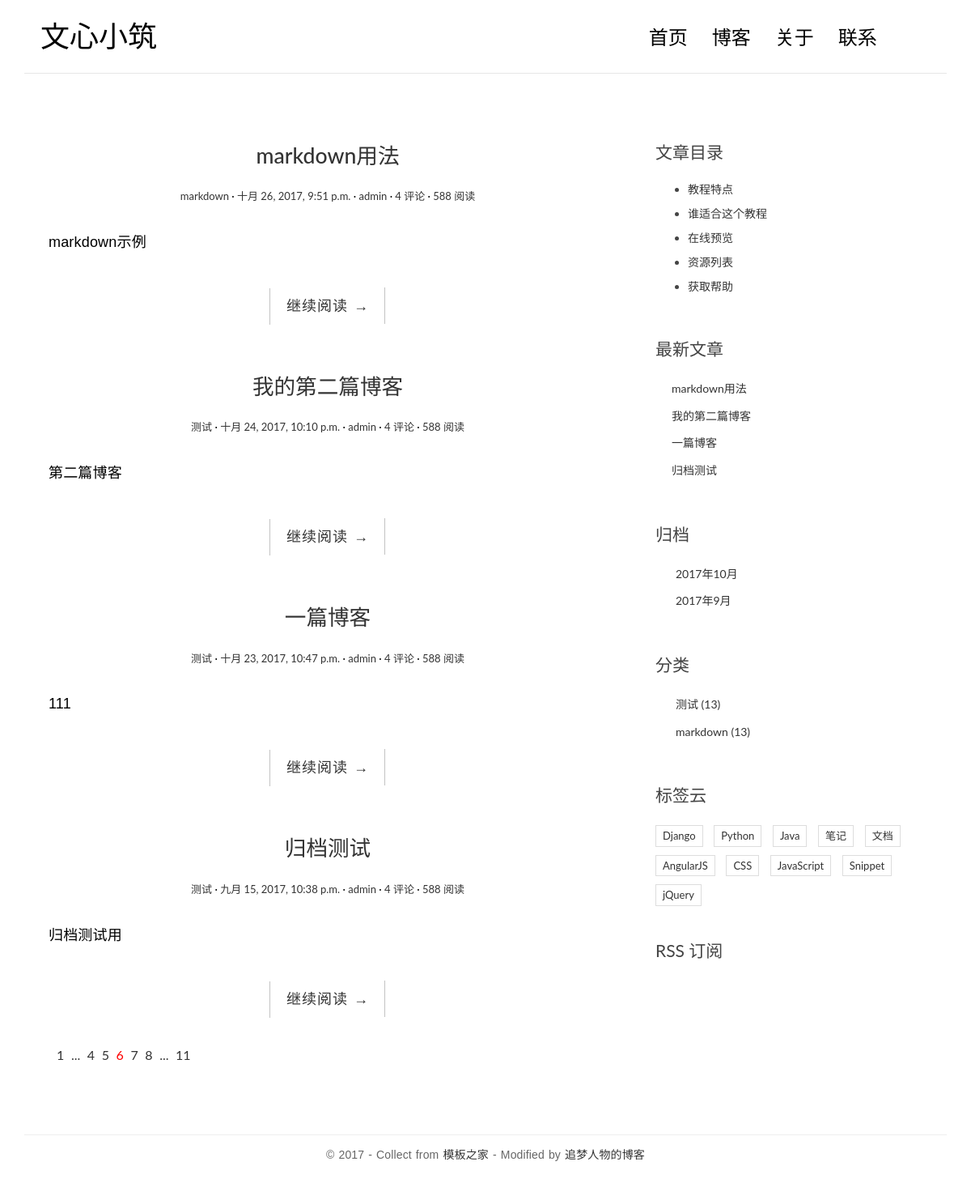
The page / on the database its author committed.
### blog/models.py (models this page shows, shortened)
@python_2_unicode_compatible
class Post(models.Model):
    title = models.CharField(max_length=70)
    body = models.TextField()
    created_time = models.DateTimeField()
    modified_time = models.DateTimeField()
    excerpt = models.CharField(max_length=200, blank=True)
    category = models.ForeignKey(Category)
    tags = models.ManyToManyField(Tag, blank=True)
    author = models.ForeignKey(User)
    def get_absolute_url(self):
        return reverse('blog:detail', kwargs={'pk': self.pk})

@python_2_unicode_compatible
class Category(models.Model):
    name = models.CharField(max_length=100)

### blog/views.py (the view)
# urls.py: url(r'^$', views.index, name='index'),
def index(request):
    post_list = Post.objects.all().order_by('-created_time')
    return render(request, 'blog/index.html', context={'post_list': post_list})

### blog/templatetags/blog_tags.py (called while the page is built)
@register.simple_tag
def get_recent_posts(num=6):
	return Post.objects.all().order_by('-created_time')[:num]

@register.simple_tag
def archives():
	return Post.objects.dates('created_time','month',order='DESC')

@register.simple_tag
def get_categorys():
	return Category.objects.all()

### templates/blog/index.html
{% extends "base.html" %}
{% block main %}
	{% for post in post_list %}
		<article class="post post-{{post.pk}}">
		 <header class="entry-header">
                <h1 class="entry-title">
                    <a href="{{ post.get_absolute_url }}">{{ post.title }}</a>
                </h1>
                <div class="entry-meta">
                    <span class="post-category"><a href="#">{{ post.category.name }}</a></span>
                    <span class="post-date"><a href="#"><time class="entry-date"
                                                              datetime="{{ post.created_time }}">{{ post.created_time }}</time></a></span>
                    <span class="post-author"><a href="#">{{ post.author }}</a></span>
                    <span class="comments-link"><a href="#">4 评论</a></span>
                    <span class="views-count"><a href="#">588 阅读</a></span>
                </div>
            </header>
            <div class="entry-content clearfix">
                <p>{{ post.excerpt }}</p>
                <div class="read-more cl-effect-14">
                    <a href="{{ post.get_absolute_url }}" class="more-link">继续阅读 <span class="meta-nav">→</span></a>
                </div>
            </div>
        </article>
    {% empty %}
        <div class="no-post">暂时还没有发布的文章！</div>
    {% endfor %}
    <div class="pagination">
        <ul>
            <li><a href="">1</a></li>
            <li><a href="">...</a></li>
            <li><a href="">4</a></li>
            <li><a href="">5</a></li>
            <li class="current"><a href="">6</a></li>
            <li><a href="">7</a></li>
            <li><a href="">8</a></li>
            <li><a href="">...</a></li>
            <li><a href="">11</a></li>
        </ul>
    </div>
{% endblock main %}

### templates/base.html (shortened to what this page needs)
<!DOCTYPE html>
{% load staticfiles %}
{% load blog_tags %}
<html>
<head>
    <link rel="stylesheet" href="{% static 'blog/css/bootstrap.min.css' %}">
    <link rel="stylesheet" href="http://code.ionicframework.com/ionicons/2.0.1/css/ionicons.min.css">
    <link rel="stylesheet" href="{% static 'blog/css/pace.css' %}">
    <link rel="stylesheet" href="{% static 'blog/css/custom.css' %}">
	<link rel="stylesheet" href="{% static 'blog/css/highlights/github.css' %}">
</head>
<body id="single">
<div class="container">
    <header id="site-header">
        <div class="row">
            <div class="col-md-4 col-sm-5 col-xs-8">
                <div class="logo">
                    <h1><a href="index.html">文心小筑</a></h1>
                </div>
            </div>
            <div class="col-md-8 col-sm-7 col-xs-4">
                <nav class="main-nav" role="navigation">
                    <div class="collapse navbar-collapse" id="bs-example-navbar-collapse-1">
                        <ul class="nav navbar-nav navbar-right">
                            <li class="cl-effect-11"><a href="index.html" data-hover="首页">首页</a></li>
                            <li class="cl-effect-11"><a href="full-width.html" data-hover="博客">博客</a></li>
                            <li class="cl-effect-11"><a href="about.html" data-hover="关于">关于</a></li>
                            <li class="cl-effect-11"><a href="contact.html" data-hover="联系">联系</a></li>
                        </ul>
                    </div>
                </nav>
            </div>
        </div>
    </header>
</div>
<div class="content-body">
    <div class="container">
        <div class="row">
            <main class="col-md-8">
				{% block main %}
				{%endblock main %}
			</main>
            <aside class="col-md-4">
                <div class="widget widget-content">
                    <h3 class="widget-title">文章目录</h3>
                    <ul>
                        <li>
                            <a href="#">教程特点</a>
                        </li>
                        <li>
                            <a href="#">谁适合这个教程</a>
                        </li>
                        <li>
                            <a href="#">在线预览</a>
                        </li>
                        <li>
                            <a href="#">资源列表</a>
                        </li>
                        <li>
                            <a href="#">获取帮助</a>
                        </li>
                    </ul>
                </div>
                <div class="widget widget-recent-posts">
                    <h3 class="widget-title">最新文章</h3>
					{% get_recent_posts as recent_post_list %}
                    <ul>
						{% for post in recent_post_list %}
                        <li>
                            <a href="{{post.get_absolute_url}}">{{post.title}}</a>
                        </li>
						{% empty %}
						暂无文章
						{% endfor %}
                    </ul>
                </div>
                <div class="widget widget-archives">
                    <h3 class="widget-title">归档</h3>
					{% archives as data_list %}
                    <ul>
						{% for date in data_list %}
                        <li>
                            <a href="{% url 'blog:archives' date.year date.month %}">{{date.year}}年{{date.month}}月</a>
                        </li>
						{% empty %}
						暂无归档
						{% endfor %}
                    </ul>
                </div>
                <div class="widget widget-category">
                    <h3 class="widget-title">分类</h3>
					{% get_categorys as category_list %}
                    <ul>
					{% for category in category_list %}
                        <li>
                            <a href="{% url 'blog:category' category.pk %}">{{category.name}} <span class="post-count">(13)</span></a>
                        </li>
					{% empty %}
					暂无分类
					{% endfor %}
                    </ul>
                </div>
                <div class="widget widget-tag-cloud">
                    <h3 class="widget-title">标签云</h3>
                    <ul>
                        <li>
                            <a href="#">Django</a>
                        </li>
                        <li>
                            <a href="#">Python</a>
                        </li>
                        <li>
                            <a href="#">Java</a>
                        </li>
                        <li>
                            <a href="#">笔记</a>
                        </li>
                        <li>
                            <a href="#">文档</a>
                        </li>
                        <li>
                            <a href="#">AngularJS</a>
                        </li>
                        <li>
                            <a href="#">CSS</a>
                        </li>
                        <li>
                            <a href="#">JavaScript</a>
                        </li>
                        <li>
                            <a href="#">Snippet</a>
                        </li>
                        <li>
                            <a href="#">jQuery</a>
                        </li>
                    </ul>
                </div>
                <div class="rss">
                    <a href=""> RSS 订阅</a>
                </div>
            </aside>
        </div>
    </div>
</div>
<footer id="site-footer">
    <div class="container">
        <div class="row">
            <div class="col-md-12">
                <p class="copyright">&copy 2017 - Collect from <a href="http://www.cssmoban.com/"
                                                                  target="_blank" title="模板之家">模板之家</a>
                    - Modified by <a href="http://zmrenwu.com/" title="网页模板" target="_blank">追梦人物的博客</a>
                </p>
            </div>
        </div>
    </div>
</footer>
</body>
</html>

### blog/static/blog/css/custom.css (style rules this page uses)
* { outline: none; }
h1, h2, h3, h4, h5, h6 { margin-top: 0; }
a { color: #333; }
body { color: #444; font-family: 'Lato', sans-serif; }
p { font-family: 'Ubuntu', sans-serif; font-weight: 400; word-spacing: 1px; letter-spacing: 0.01em; }
#single p, #page p { margin-bottom: 25px; }
#site-header { background-color: #FFF; padding: 25px 20px; margin-bottom: 40px; border-bottom: 1px solid #e7e7e7; }
.logo h1 a { color: #000; }
.logo h1 { margin: 0; font-family: 'Lato', sans-serif; font-weight: 300; }
.main-nav { margin-top: 11px; max-width: 95%; }
.main-nav a { color: #000000 !important; padding: 0 0 5px 0 !important; margin-right: 30px; font-family: 'Lato', sans-serif; font-weight: 300; font-size: 24px; }
.cl-effect-11 a { padding: 10px 0; color: #0972b4; text-shadow: none; }
.cl-effect-11 a::before { position: absolute; top: 0; left: 0; overflow: hidden; padding: 0 0 5px 0 !important; max-width: 0; border-bottom: 1px solid #000; color: #000; content: attr(data-hover); white-space: nowrap; -webkit-transition: max-width 0.5s; -moz-transition: max-width 0.5s; transition: max-width 0.5s; }
.content-body { padding-bottom: 4em; }
.post { background: #fff; padding: 30px 30px 0; }
.entry-title { text-align: center; font-size: 1.9em; margin-bottom: 20px; line-height: 1.6; padding: 10px 20px 0; }
.entry-meta { text-align: center; color: #DDDDDD; font-size: 13px; margin-bottom: 30px; }
.entry-content { font-size: 18px; line-height: 1.9; font-weight: 300; color: #000; }
.post-category::after, .post-date::after, .post-author::after, .comments-link::after { content: ' ·'; color: #000; }
.read-more { font-family: 'Ubuntu', sans-serif; font-weight: 400; word-spacing: 1px; letter-spacing: 0.01em; text-align: center; margin-top: 20px; }
.cl-effect-14 a { padding: 0 20px; height: 45px; line-height: 45px; position: relative; display: inline-block; margin: 15px 25px; letter-spacing: 1px; font-weight: 400; text-shadow: 0 0 1px rgba(255, 255, 255, 0.3); }
.cl-effect-14 a::before, .cl-effect-14 a::after { position: absolute; width: 45px; height: 1px; background: #C3C3C3; content: ''; -webkit-transition: all 0.3s; -moz-transition: all 0.3s; transition: all 0.3s; pointer-events: none; }
.cl-effect-14 a::before { top: 0; left: 0; -webkit-transform: rotate(90deg); -moz-transform: rotate(90deg); transform: rotate(90deg); -webkit-transform-origin: 0 0; -moz-transform-origin: 0 0; transform-origin: 0 0; }
.cl-effect-14 a::after { right: 0; bottom: 0; -webkit-transform: rotate(90deg); -moz-transform: rotate(90deg); transform: rotate(90deg); -webkit-transform-origin: 100% 0; -moz-transform-origin: 100% 0; transform-origin: 100% 0; }
.widget { background: #fff; padding: 30px 0 0; }
.widget-title { font-size: 1.5em; margin-bottom: 20px; line-height: 1.6; padding: 10px 0 0; font-weight: 400; }
.widget-recent-posts ul { padding: 0; margin: 0; padding-left: 20px; }
.widget-recent-posts ul li { list-style-type: none; position: relative; line-height: 170%; margin-bottom: 10px; }
.widget-recent-posts ul li::before { content: '\f3d3'; font-family: "Ionicons"; position: absolute; left: -17px; top: 3px; font-size: 16px; color: #000; }
.widget-archives ul { padding: 0; margin: 0; padding-left: 25px; }
.widget-archives ul li { list-style-type: none; position: relative; line-height: 170%; margin-bottom: 10px; }
.widget-archives ul li::before { content: '\f3f3'; font-family: "Ionicons"; position: absolute; left: -25px; top: 1px; font-size: 16px; color: #000; }
.widget-category ul { padding: 0; margin: 0; padding-left: 25px; }
.widget-category ul li { list-style-type: none; position: relative; line-height: 170%; margin-bottom: 10px; }
.widget-category ul li::before { content: '\f3fe'; font-family: "Ionicons"; position: absolute; left: -25px; top: 1px; font-size: 18px; color: #000; }
.widget-tag-cloud ul { padding: 0; margin: 0; margin-right: -10px; }
.widget-tag-cloud ul li { list-style-type: none; font-size: 13px; display: inline-block; margin-right: 10px; margin-bottom: 10px; padding: 3px 8px; border: 1px solid #ddd; }
.widget-content ul li { margin-bottom: 10px; }
.rss { font-size: 21px; margin-top: 30px; }
.rss a { color: #444; }
#site-footer { padding-top: 10px; padding: 0 0 1.5em 0; }
.copyright { text-align: center; padding-top: 1em; margin: 0; border-top: 1px solid #eee; color: #666; }
.pagination ul { list-style: none; }
.pagination ul li { display: inline-block; font-size: 16px; margin-right: 5px; }
.current a { color: red; }

### rows shown on the page
Post: title "markdown用法", category.name "markdown", created_time "十月 26, 2017, 9:51 p.m.", author "admin", excerpt "markdown示例"
Post: title "我的第二篇博客", category.name "测试", created_time "十月 24, 2017, 10:10 p.m.", author "admin", excerpt "第二篇博客"
Post: title "一篇博客", category.name "测试", created_time "十月 23, 2017, 10:47 p.m.", author "admin", excerpt "111"
Post: title "归档测试", category.name "测试", created_time "九月 15, 2017, 10:38 p.m.", author "admin", excerpt "归档测试用"
Category: name "测试"
Category: name "markdown"

### other values the page prints
{{ date.year }} "2017" "2017"
{{ date.month }} "10" "9"
